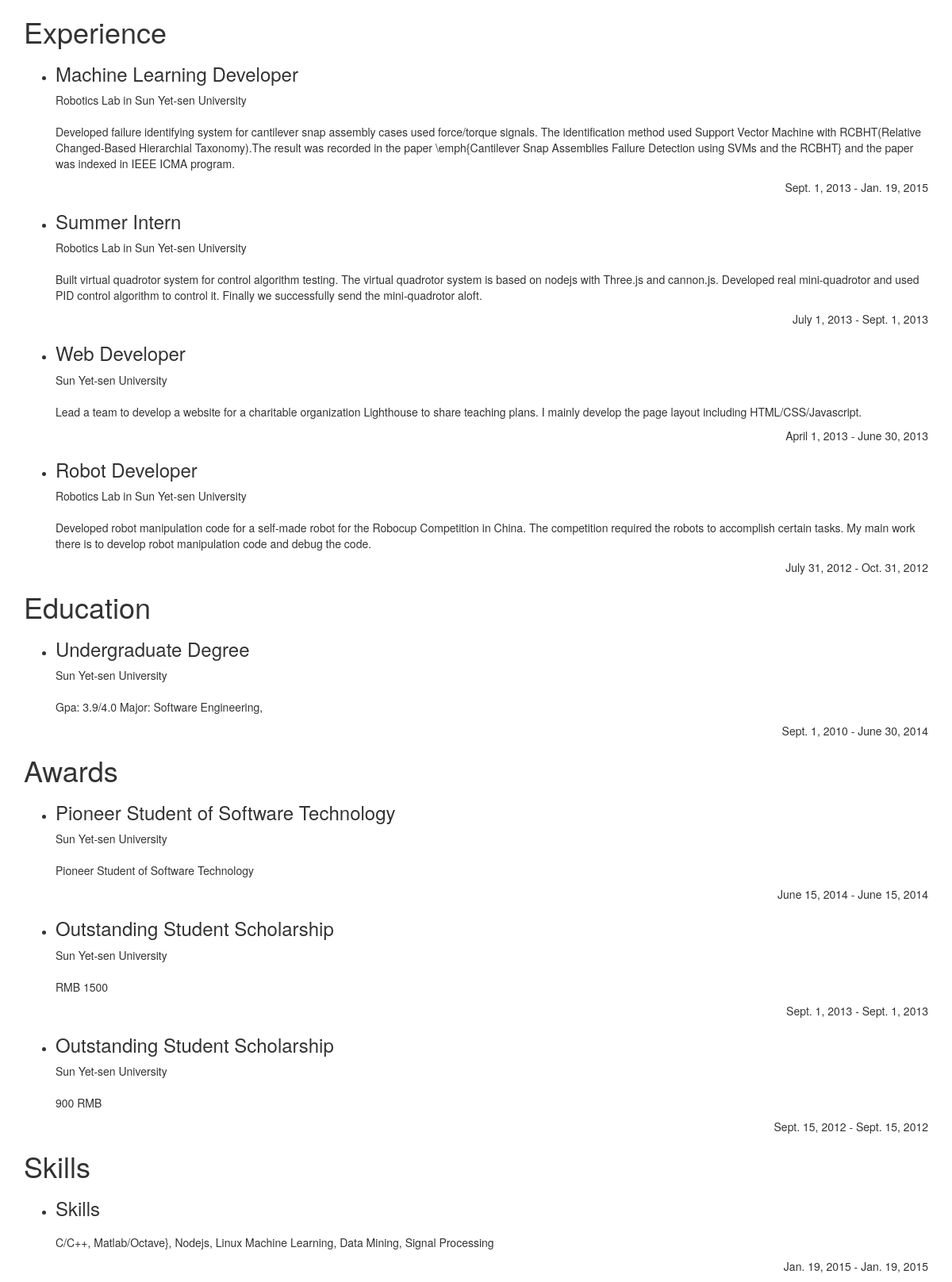
The app's page /privatesite/ with its own data.
### privatesite/models.py (models this page shows)
class p_block(models.Model):
    title = models.CharField(max_length=150)

class p_list_item (models.Model):
    block = models.ForeignKey(p_block, related_name='block_belonged')
    name = models.CharField(max_length=128)
    address = models.CharField(max_length=256)
    content = models.TextField()
    beginDate = models.DateField()
    endDate = models.DateField()

### privatesite/views.py (the view)
def index(request):
    t = loader.get_template("base.html")
    blocks = p_block.objects.all()
    items = p_list_item.objects.all()
    c = Context({'blocks':blocks,
                 'items':items,
                 })
    return HttpResponse(t.render(c))

### privatesite/templates/base.html (shortened to what this page needs)
{% load staticfiles %}
<!DOCTYPE html>
<html lang="en">
  <head>
    <link rel="stylesheet" href="http://cdn.bootcss.com/bootstrap/3.3.0/css/bootstrap.min.css">
    <link rel="stylesheet" href="/static/css/bootstrap.min.css">
  </head>
  <body>
    <div class="container">
    {% for block in blocks %}
      <h1>{{block.title}}</h1>
      <ul>
      {% for item in items %}
        {% if item.block.title == block.title%}
        <li>
          <h3>{{item.name}}</h2>
          <address>{{item.address}}</address>
          <p>{{item.content}}</p>
          <p class="text-right">{{item.beginDate}} - {{item.endDate}}</p>
        </li>
        {% endif %}
      {% endfor %}
    </ul>
    {% endfor %}
  </div>
  </body>
</html>

### records on screen
p_block: title "Experience"
p_list_item: name "Machine Learning Developer", address "Robotics Lab in Sun Yet-sen University", content "Developed failure identifying system for cantilever snap assembly cases used force/torque signals. The identification method used Support Vector Machine with RCBHT(Relative Changed-Based Hierarchial Taxonomy).The result was recorded in the paper \\emph{Cantilever Snap Assemblies Failure Detection using SVMs and the RCBHT} and the paper was indexed in IEEE ICMA program.", beginDate "Sept. 1, 2013", endDate "Jan. 19, 2015"
p_list_item: name "Summer Intern", address "Robotics Lab in Sun Yet-sen University", content "Built virtual quadrotor system for control algorithm testing. The virtual quadrotor system is based on nodejs with Three.js and cannon.js. Developed real mini-quadrotor and used PID control algorithm to control it. Finally we successfully send the mini-quadrotor aloft.", beginDate "July 1, 2013", endDate "Sept. 1, 2013"
p_list_item: name "Web Developer", address "Sun Yet-sen University", content "Lead a team to develop a website for a charitable organization Lighthouse to share teaching plans. I mainly develop the page layout including HTML/CSS/Javascript.", beginDate "April 1, 2013", endDate "June 30, 2013"
p_list_item: name "Robot Developer", address "Robotics Lab in Sun Yet-sen University", content "Developed robot manipulation code for a self-made robot for the Robocup Competition in China. The competition required the robots to accomplish certain tasks. My main work there is to develop robot manipulation code and debug the code.", beginDate "July 31, 2012", endDate "Oct. 31, 2012"
p_block: title "Education"
p_list_item: name "Undergraduate Degree", address "Sun Yet-sen University", content "Gpa: 3.9/4.0 Major: Software Engineering,", beginDate "Sept. 1, 2010", endDate "June 30, 2014"
p_block: title "Awards"
p_list_item: name "Pioneer Student of Software Technology", address "Sun Yet-sen University", content "Pioneer Student of Software Technology", beginDate "June 15, 2014", endDate "June 15, 2014"
p_list_item: name "Outstanding Student Scholarship", address "Sun Yet-sen University", content "RMB 1500", beginDate "Sept. 1, 2013", endDate "Sept. 1, 2013"
p_list_item: name "Outstanding Student Scholarship", address "Sun Yet-sen University", content "900 RMB", beginDate "Sept. 15, 2012", endDate "Sept. 15, 2012"
p_block: title "Skills"
p_list_item: name "Skills", content "C/C++, Matlab/Octave}, Nodejs, Linux Machine Learning, Data Mining, Signal Processing", beginDate "Jan. 19, 2015", endDate "Jan. 19, 2015"
